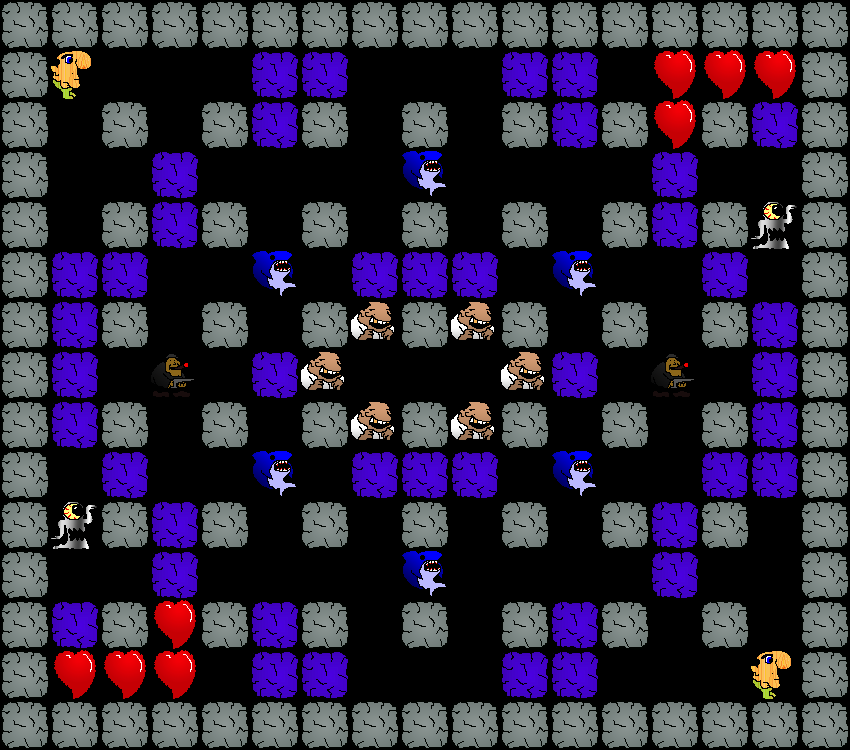

Below is a game level as drawn by its tile map, then a one-line description and the .tmx that defines it (tile-layer data replaced by summaries):
An orthogonal 17x15 tile map with 50x50 px tiles, 1 tile layer (Action).

<map version="1.0" orientation="orthogonal" width="17" height="15" tilewidth="50" tileheight="50">
 <tileset firstgid="1" name="Tileset" tilewidth="50" tileheight="50">
  <image source="Tileset.png" width="150" height="200" />
  <tile id="0">
   <properties>
    <property name="Type" value="Soldier" />
   </properties>
  </tile>
  <tile id="1">
   <properties>
    <property name="Type" value="FireLizard" />
   </properties>
  </tile>
  <tile id="2">
   <properties>
    <property name="Type" value="Heart" />
   </properties>
  </tile>
  <tile id="3">
   <properties>
    <property name="Type" value="Sentry" />
   </properties>
  </tile>
  <tile id="4">
   <properties>
    <property name="Type" value="Turret" />
   </properties>
  </tile>
  <tile id="5">
   <properties>
    <property name="Type" value="Shark" />
   </properties>
  </tile>
  <tile id="6">
   <properties>
    <property name="Type" value="BreakableBlock" />
   </properties>
  </tile>
  <tile id="7">
   <properties>
    <property name="Type" value="Block" />
   </properties>
  </tile>
  <tile id="8">
   <properties>
    <property name="Type" value="Gangster" />
   </properties>
  </tile>
  <tile id="9">
   <properties>
    <property name="Type" value="Player" />
   </properties>
  </tile>
  <tile id="11">
   <properties>
    <property name="Type" value="StorBot" />
   </properties>
  </tile>
 </tileset>
 <layer name="Action" width="17" height="15">
  <properties>
   <property name="ColorValue0" value="25" />
   <property name="ColorValue1" value="225" />
   <property name="ColorValue2" value="100" />
   <property name="ColorValue3" value="100" />
  </properties>
  <data>[255 cells, 170 non-empty, 8 distinct tile ids]</data>
 </layer>
</map>
